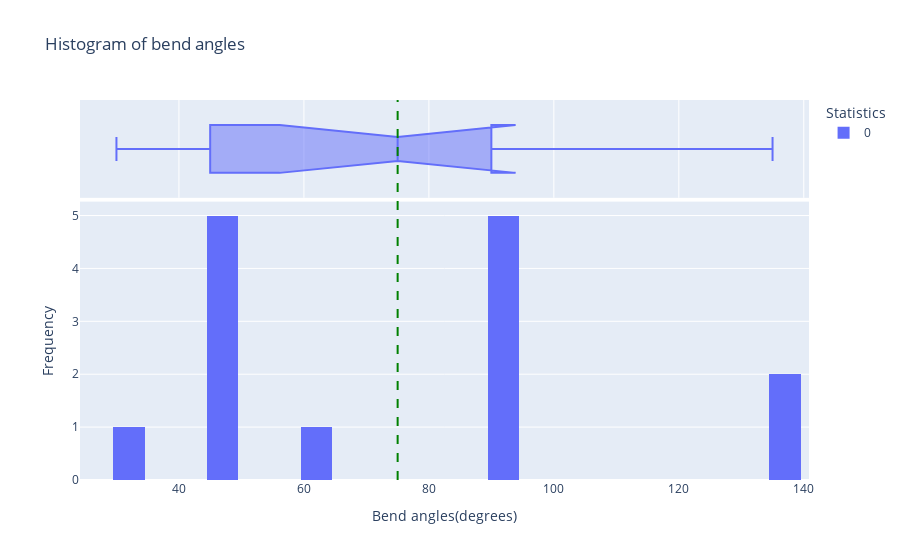

Notebook code cell kept with this figure:
### Code cell
# create histogram using plotly
fig = px.histogram(angles,nbins=30, title="Histogram of bend angles", labels={'value': 'Bend Angles', 'count': 'Frequency'},
 color_discrete_sequence=['#636EFA'], marginal="box")

fig.add_shape(type="line", x0=angles.median(), x1=angles.median(), y0=0, y1=1, yref="paper",
 line=dict(color="green", width= 2, dash="dash"), name="Median")

fig.update_layout(xaxis_title="Bend angles(degrees)", yaxis_title="Frequency", legend_title="Statistics", hovermode="closest")

fig.show()
plt.show()

### Figure 1 — Plotly figure (JSON) as saved in the notebook; plotly's stock layout.template omitted (floating-point values rounded to 4 significant figures)
{"data": [{"alignmentgroup": "True", "bingroup": "x", "hovertemplate": "variable=0<br>Bend Angles=%{x}<br>count=%{y}<extra></extra>", "legendgroup": "0", "marker": {"color": "#636EFA", "pattern": {"shape": ""}}, "name": "0", "nbinsx": 30, "offsetgroup": "0", "orientation": "v", "showlegend": true, "type": "histogram", "x": [90, 45, 90, 45, 135, 90, 45, 45, 90, 90, 45, 135, 30, 60], "xaxis": "x", "yaxis": "y"}, {"alignmentgroup": "True", "hovertemplate": "variable=0<br>Bend Angles=%{x}<extra></extra>", "legendgroup": "0", "marker": {"color": "#636EFA"}, "name": "0", "notched": true, "offsetgroup": "0", "showlegend": false, "type": "box", "x": [90, 45, 90, 45, 135, 90, 45, 45, 90, 90, 45, 135, 30, 60], "xaxis": "x2", "yaxis": "y2"}], "layout": {"barmode": "relative", "hovermode": "closest", "legend": {"title": {"text": "Statistics"}, "tracegroupgap": 0}, "shapes": [{"line": {"color": "green", "dash": "dash", "width": 2}, "name": "Median", "type": "line", "x0": 75, "x1": 75, "y0": 0, "y1": 1, "yref": "paper"}], "title": {"text": "Histogram of bend angles"}, "xaxis": {"anchor": "y", "domain": [0, 1], "title": {"text": "Bend angles(degrees)"}}, "xaxis2": {"anchor": "y2", "domain": [0, 1], "matches": "x", "showgrid": true, "showticklabels": false}, "yaxis": {"anchor": "x", "domain": [0, 0.7326], "title": {"text": "Frequency"}}, "yaxis2": {"anchor": "x2", "domain": [0.7426, 1], "matches": "y2", "showgrid": false, "showline": false, "showticklabels": false, "ticks": ""}}}
